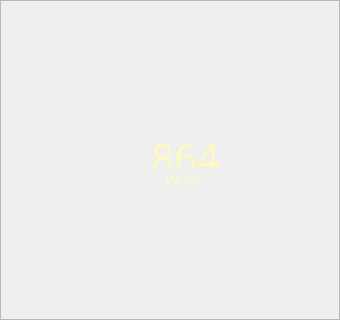
             <widget class="QFrame" name="SunPowerFrame">
              <property name="frameShape">
               <enum>QFrame::StyledPanel</enum>
              </property>
              <property name="frameShadow">
               <enum>QFrame::Raised</enum>
              </property>
              <property name="lineWidth">
               <number>0</number>
              </property>
              <widget class="QLabel" name="label">
               <property name="geometry">
                <rect>
                 <x>40</x>
                 <y>10</y>
                 <width>291</width>
                 <height>301</height>
                </rect>
               </property>
               <property name="text">
                <string/>
               </property>
               <property name="pixmap">
                <pixmap resource="resource/resource.qrc">:/icons/sun_full_png</pixmap>
               </property>
               <property name="scaledContents">
                <bool>true</bool>
               </property>
               <property name="alignment">
                <set>Qt::AlignCenter</set>
               </property>
              </widget>
              <widget class="QWidget" name="verticalLayoutWidget_3">
               <property name="geometry">
                <rect>
                 <x>140</x>
                 <y>130</y>
                 <width>91</width>
                 <height>61</height>
                </rect>
               </property>
               <layout class="QVBoxLayout" name="SunPowerLayout">
                <property name="spacing">
                 <number>0</number>
                </property>
                <item>
                 <widget class="QLabel" name="SunPowerLabel">
                  <property name="sizePolicy">
                   <sizepolicy hsizetype="Preferred" vsizetype="Minimum">
                    <horstretch>0</horstretch>
                    <verstretch>0</verstretch>
                   </sizepolicy>
                  </property>
                  <property name="minimumSize">
                   <size>
                    <width>10</width>
                    <height>2</height>
                   </size>
                  </property>
                  <property name="font">
                   <font>
                    <family>Bahnschrift</family>
                   </font>
                  </property>
                  <property name="styleSheet">
                   <string notr="true">  color: rgb(254, 249, 193);
background: transparent;</string>
                  </property>
                  <property name="text">
                   <string>&lt;html&gt;&lt;head/&gt;&lt;body&gt;&lt;p align=&quot;center&quot;&gt;&lt;span style=&quot; font-size:30pt;&quot;&gt;864&lt;/span&gt;&lt;/p&gt;&lt;/body&gt;&lt;/html&gt;</string>
                  </property>
                  <property name="alignment">
                   <set>Qt::AlignCenter</set>
                  </property>
                  <property name="wordWrap">
                   <bool>true</bool>
                  </property>
                 </widget>
                </item>
                <item>
                 <widget class="QLabel" name="SunPowerUnitsLabel">
                  <property name="sizePolicy">
                   <sizepolicy hsizetype="Preferred" vsizetype="Minimum">
                    <horstretch>0</horstretch>
                    <verstretch>0</verstretch>
                   </sizepolicy>
                  </property>
                  <property name="minimumSize">
                   <size>
                    <width>10</width>
                    <height>2</height>
                   </size>
                  </property>
                  <property name="font">
                   <font>
                    <family>Bahnschrift</family>
                   </font>
                  </property>
                  <property name="styleSheet">
                   <string notr="true">  color: rgb(254, 249, 193);
background: transparent;</string>
                  </property>
                  <property name="text">
                   <string>&lt;html&gt;&lt;head/&gt;&lt;body&gt;&lt;p align=&quot;center&quot;&gt;&lt;span style=&quot; font-size:11pt;&quot;&gt;W m&lt;/span&gt;&lt;span style=&quot; font-size:11pt; vertical-align:super;&quot;&gt;-2&lt;/span&gt;&lt;/p&gt;&lt;/body&gt;&lt;/html&gt;</string>
                  </property>
                  <property name="wordWrap">
                   <bool>true</bool>
                  </property>
                 </widget>
                </item>
               </layout>
              </widget>
             </widget>
